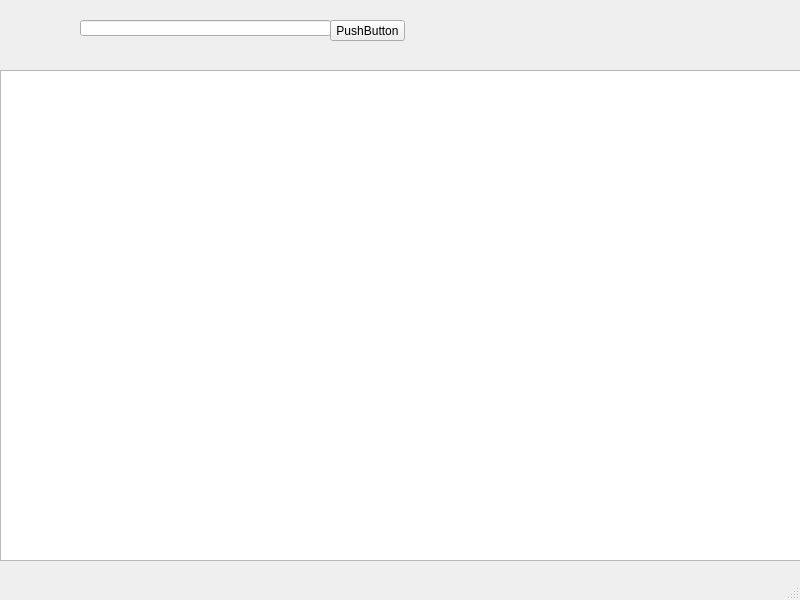
<?xml version="1.0" encoding="UTF-8"?>
<ui version="4.0">
 <class>MainWindow</class>
 <widget class="QMainWindow" name="MainWindow">
  <property name="geometry">
   <rect>
    <x>0</x>
    <y>0</y>
    <width>800</width>
    <height>600</height>
   </rect>
  </property>
  <property name="windowTitle">
   <string>MainWindow</string>
  </property>
  <widget class="QWidget" name="centralwidget">
   <widget class="QPushButton" name="pushButton">
    <property name="geometry">
     <rect>
      <x>330</x>
      <y>20</y>
      <width>75</width>
      <height>21</height>
     </rect>
    </property>
    <property name="text">
     <string>PushButton</string>
    </property>
   </widget>
   <widget class="QLineEdit" name="lineEdit">
    <property name="geometry">
     <rect>
      <x>80</x>
      <y>20</y>
      <width>251</width>
      <height>16</height>
     </rect>
    </property>
   </widget>
   <widget class="QListView" name="listView">
    <property name="geometry">
     <rect>
      <x>0</x>
      <y>70</y>
      <width>801</width>
      <height>491</height>
     </rect>
    </property>
   </widget>
  </widget>
  <widget class="QMenuBar" name="menubar">
   <property name="geometry">
    <rect>
     <x>0</x>
     <y>0</y>
     <width>800</width>
     <height>21</height>
    </rect>
   </property>
  </widget>
  <widget class="QStatusBar" name="statusbar"/>
 </widget>
 <resources/>
 <connections/>
</ui>
